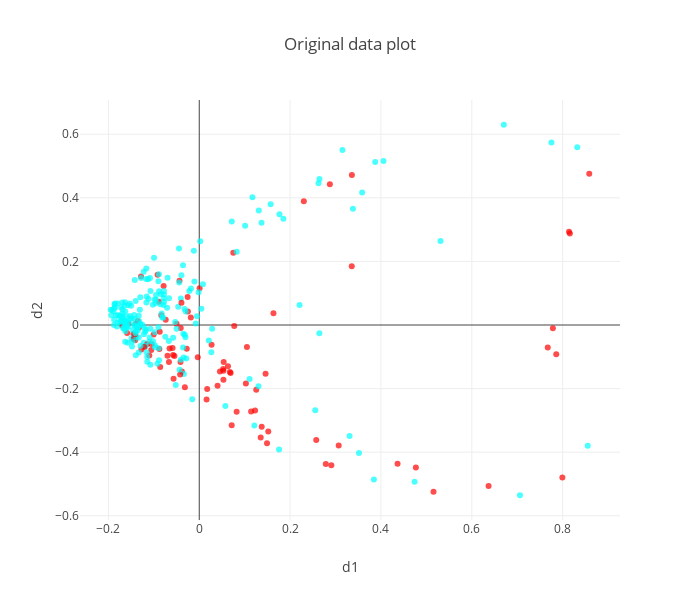
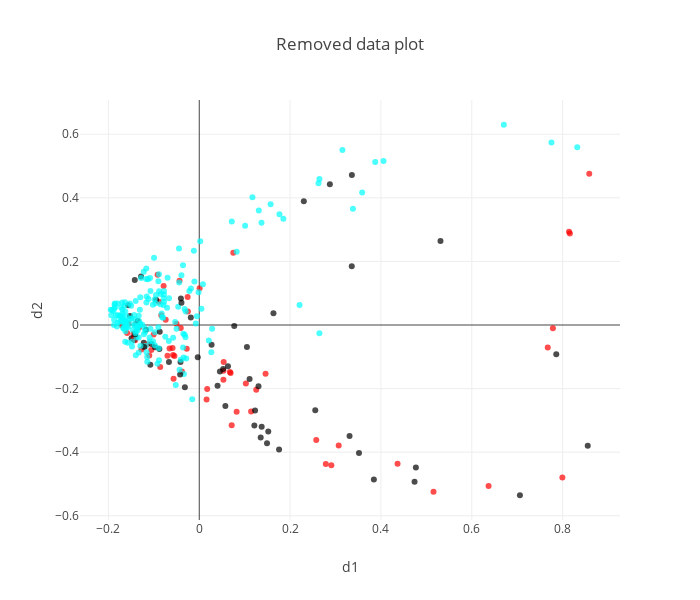
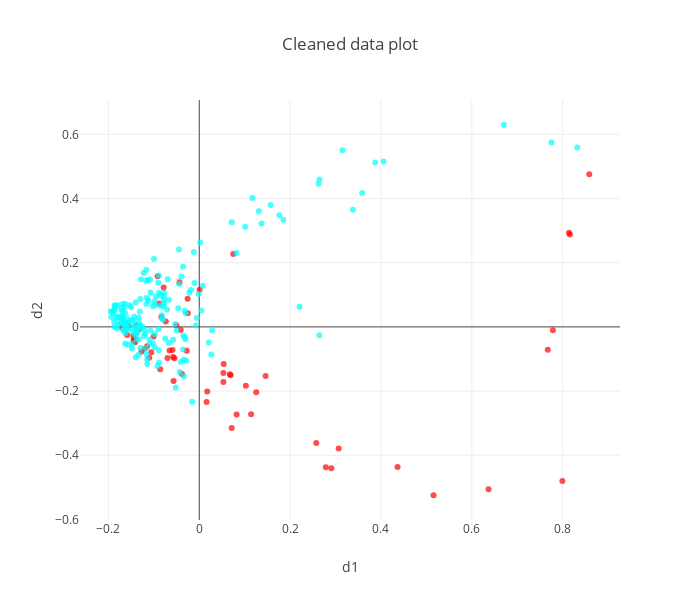

The cell these charts' notebook holds for them, in order:
### Code cell
from common import generate_colors_for_classification
from sklearn.preprocessing import StandardScaler, RobustScaler
from kernel_pca_search import KernelPCASearchCV, kernel_pca_scorer
from render import *

scaler = RobustScaler()

X_numpy[np.isnan(X_numpy)]=-1
X_ = scaler.fit_transform(X_numpy)

transform = KernelPCASearchCV(n_components=2,n_iter=-1,kernel='rbf')
x_transform = transform.fit_transform(X_)

colors = generate_colors_for_classification(y,seed=100)
data = np.concatenate([x_transform,colors],axis=1)
plot_2d_rgb(data,"Original data plot",["d1","d2","d3"],6,None)

colors[outliers_mask]=(0,0,0)
data = np.concatenate([x_transform,colors],axis=1)
plot_2d_rgb(data,"Removed data plot",["d1","d2","d3"],6,None)
plot_2d_rgb(data[~outliers_mask],"Cleaned data plot",["d1","d2","d3"],6,None)

print(kernel_pca_scorer(transform,X_))

### Figure 1 — Plotly figure (JSON) as saved in the notebook; plotly's stock layout.template omitted (floating-point values rounded to 4 significant figures; data arrays with more than 128 entries replaced by an {"elided": "..."} marker saying what was removed)
{"data": [{"marker": {"color": {"elided": "299 str values"}, "opacity": 0.7, "size": 6}, "mode": "markers", "type": "scatter", "x": {"elided": "299 float values"}, "y": {"elided": "299 float values"}}], "layout": {"height": 600, "title": {"text": "Original data plot"}, "width": 700, "xaxis": {"title": {"text": "d1"}}, "yaxis": {"title": {"text": "d2"}}}}

### Figure 2 — Plotly figure (JSON) as saved in the notebook; plotly's stock layout.template omitted (floating-point values rounded to 4 significant figures; data arrays with more than 128 entries replaced by an {"elided": "..."} marker saying what was removed)
{"data": [{"marker": {"color": {"elided": "299 str values"}, "opacity": 0.7, "size": 6}, "mode": "markers", "type": "scatter", "x": {"elided": "299 float values"}, "y": {"elided": "299 float values"}}], "layout": {"height": 600, "title": {"text": "Removed data plot"}, "width": 700, "xaxis": {"title": {"text": "d1"}}, "yaxis": {"title": {"text": "d2"}}}}

### Figure 3 — Plotly figure (JSON) as saved in the notebook; plotly's stock layout.template omitted (floating-point values rounded to 4 significant figures; data arrays with more than 128 entries replaced by an {"elided": "..."} marker saying what was removed)
{"data": [{"marker": {"color": {"elided": "242 str values"}, "opacity": 0.7, "size": 6}, "mode": "markers", "type": "scatter", "x": {"elided": "242 float values"}, "y": {"elided": "242 float values"}}], "layout": {"height": 600, "title": {"text": "Cleaned data plot"}, "width": 700, "xaxis": {"title": {"text": "d1"}}, "yaxis": {"title": {"text": "d2"}}}}
